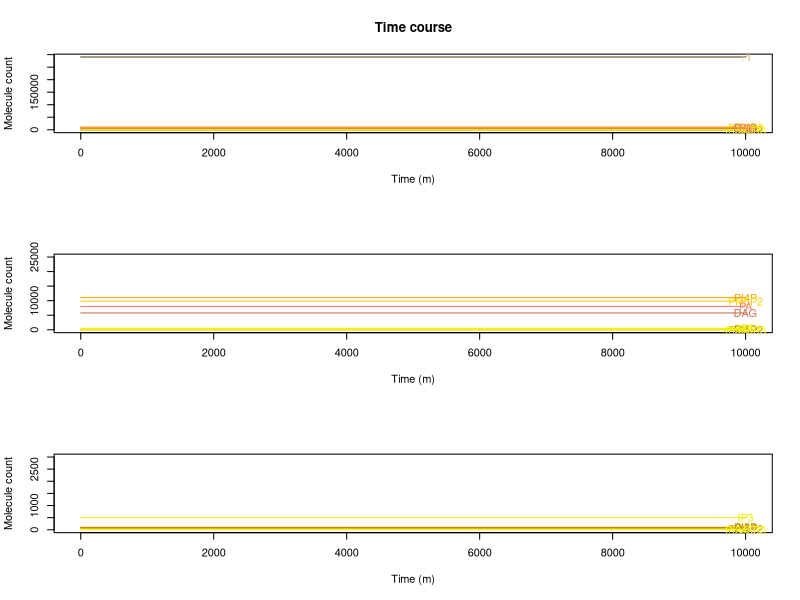

R code for this plot: (Note: this script raises an error after producing the figure.)
### Model ###
### This is apical ###

# for basolateral divide gammaPTENc_PTENa by 10

### There is a unspected bistability here. Change gamma_5K4P_5K_45P to .075

rm(list=ls())	#clean memory
graphics.off() 	#close plot windows



################## competition and regulation - this is basal ##########################

library(deSolve)	#library for solve diferential equations
#citation("deSolve")

# Insert the number of time units that the simulation will run
tmax=10000
# Insert the step of the simulation
tstep=1
t=seq(0,tmax+1,tstep) 	# time



HS = function (PA) (1.783743) #(1 + 2*PA^2/(PA^2+10000^2))

ENaC_op = function(PIP2)
	{.02+.8/(1+181429*exp(-.00112*PIP2))}
ENaC_op(10000)

mp2_PI3KI = 0.0006217539	# metaparameter for PI3KI
mp3_PTEN = 0.003			# metaparameter for PTEN




# Inicial states for variables
# insert, in the parentesis, the inicial value of the dependent variables (ex: X=2) 
state=c(
	PI 	   = 	290115.435296034,
	PI3P 	   = 	94.6235111384769,
	PI4P 	   = 	11095.7012602329,
	PI5P     = 	97.176844279141, 
	PI35P2   =	21.3415882859489,
	PI45P2   =	9851.42105324773,
	PI34P2   =	40.3575424621684,
	PI345P3  =	1.12832194419032,
	pi_3KI_a =	5.82680164591602,
	PTEN_a   =	14.5509720205084,
	DAG      =	5787.00059628337,
	IP3      =	499.14011589903,
	PA       =	8025.19773414257,
	ENaC 	   =  35,
	ASL 	   =  7
	) 


# insert, in the parentecis, the parameters and independent variables and their values (ex: const=5, rate=2). 
# If no parameters and independent variables just put a zero.
parameters=c(
		pi_3KI = 1000,			# this and PTEN control the level of PI(345)P3
		PTEN = 50,				# (phosphatase and tensin homologue deleted on chromosome 10) PI_3P family. This and pip_3K control the level of PI(345)P3 

		pi_3KII = 75,	      	# creates PI34P2 from PI4P. In vitro can phosphorilate PI to PI4P so effectly that the original name of this enzyme was PI_4K_type_I 
		pi_3KIII = 5,			# Phosphorilate PI into PI3P.
		pi_4K = 400,		   	# type II. Phosphorilate PI into PI4P. Very similar to PI_3Ks in structure. Type I was after all, PI_3KII 
		pi_Kfyve = 48,			# type III PIP_5K. Really diferent from the other PIP_5K.
		pip_5KI = 330,			# Phosphorilate PI4P into PI45P2. Activated by PA.
		pip_5KII = 845,    		# Phosphorilate PI5P into PI45P2 
		pi_4K_pip_5KI = 230,		# this is here because PI45P2 should not be inflenced by PI4P depletion

		SYNJ = 30, 				# phosphatase that transforms PI45P2 directly into PI
		SAC1 = 100,
		SAC2 = 1,
		SAC3 = 5,
		INPP4 = 50,
		TMEM55 = 20,
		MTMR1_6_14 = 63,
		MTMR78 = 18,

		ORCL1 = 3,
		INPP5BJ = 1,
		INPP5E = 1,
		SKIP = 5,
		SHIP2 = 1,

		PS = 150000,

		PLC = 5,	  		# Phospholipase C. Breaks PI45P2 into DAG and IP3.
		DGK = 50,  			# Diacylglicerol Kinase. Transforms DAG into PA.
		LPP = 100,  		# Phosphatase that transforms PA into DAG, S1P into Shingosine and C1P into ceramide.

		gamma_0 = 15000-787.3, 
		gamma_4 = 150,
		gamma_3 = 10,

		gamma0_3a = 0*5.459875e+14, f0_3a_PI = 1.138439e-01 , 
		gamma0_3b = 8.809591e+14, f0_3b_PI = 0.1761429 , f0_3b_PI4P = -0.07030248,
		gamma0_3c = 5.459875e+14, f0_3c_PI = 1.138439e-01 , 			
		gamma3_0a = 4.557615e+13, f3_0a_PI3P = 0.9995614578, f3_0a_PI4P = -0.04385422, f3_0a_PI5P = -0.0004385422, f3_0a_PI35P2 = -0.0002192711, f3_0a_PI45P2_PI4P = -0.04385422, f3_0a_PI45P2_PI5P = -0.2383381, f3_0a_PI345P3 = -0.001668266, f3_0a_PI45P2_PI = -0.01096355,
		gamma3_0c = 5.096813e+12, f3_0c_PI3P = 0.9993781095, f3_0c_PI4P = -0.06218905, f3_0c_PI5P = -0.0006218905, f3_0c_PI35P2 = -0.0003109453,
		gamma3_0d = 3.059076e+12, f3_0d_PI3P = 9.993364e-01, f3_0d_PI35P2 = -3.317850e-04,
		gamma3_0e = 3.067331e+12, f3_0e_PI3P = 9.993362e-01,


		gamma0_4 = 5.100640e+14, f0_4_PI = 2.864618e-01,  
		gamma4_0a = 4.557615e+13, f4_0a_PI3P = -0.0004385422, f4_0a_PI4P = 0.95614578, f4_0a_PI5P = -0.0004385422, f4_0a_PI35P2 = -0.0002192711, f4_0a_PI45P2_PI4P = -0.04385422, f4_0a_PI45P2_PI5P = -0.2383381, f4_0a_PI345P3 = -0.001668266, f4_0a_PI45P2_PI = -0.01096355,
		gamma4_0c = 5.096813e+12, f4_0c_PI4P = 0.93781095, f4_0c_PI3P = -0.0006218905, f4_0c_PI5P = -0.0006218905, f4_0c_PI35P2 = -0.0003109453,


		gamma0_5 = 4.702825e+11, f0_5_PI = 0.5465332, f0_5_PI3P = -0.000377889,  
		gamma5_0a = 4.557615e+13, f5_0a_PI3P = -0.0004385422, f5_0a_PI4P = -0.04385422, f5_0a_PI5P = 0.9995614578, f5_0a_PI35P2 = -0.0002192711, f5_0a_PI45P2_PI4P = -0.04385422, f5_0a_PI45P2_PI5P = -0.2383381, f5_0a_PI345P3 = -0.001668266, f5_0a_PI45P2_PI = -0.01096355,
		gamma5_0c = 5.096813e+12, f5_0c_PI5P = 0.9993781095, f5_0c_PI3P = -0.0006218905, f5_0c_PI4P = -0.06218905, f5_0c_PI35P2 = -0.0003109453,

		gamma3_35 = 1.618325e+16, f3_35_PI3P = 0.999622111, f3_35_PI = -0.4534668,
		gamma35_3a = 4.557615e+13, f35_3a_PI3P = -0.0004385422, f35_3a_PI4P = -0.04385422, f35_3a_PI5P = -0.0004385422, f35_3a_PI35P2 = 0.9997807289, f35_3a_PI45P2_PI4P = -0.04385422, f35_3a_PI45P2_PI5P = -0.2383381, f35_3a_PI345P3 = -0.001668266, f35_3a_PI45P2_PI = -0.01096355,
		gamma35_3c = 5.096813e+12, f35_3c_PI35P2 = 0.9996890547, f35_3c_PI3P = -0.0006218905, f35_3c_PI4P = -0.06218905, f35_3c_PI5P = -0.0006218905,
		gamma35_3d = 3.060265e+12, f35_3d_PI35P2 = 9.999336e-01,
		gamma35_3e = 5.137691e+12, f35_3e_PI35P2 = 9.996894e-01, f35_3e_PI45P2 = -6.211936e-02, f35_3e_PI345P3 = -2.363093e-03,

		gamma4_45 = 8.493641e+15, f4_45_PI4P = 4.596175e-02, f4_45_PA = 0.2, f4_45_PI45P2 = -0.05,
		gamma45_4a = 4.557615e+13, f45_4a_PI3P = -0.0004385422, f45_4a_PI4P = -0.04385422, f45_4a_PI5P = -0.0004385422, f45_4a_PI35P2 = -0.0002192711, f45_4a_PI45P2_PI4P = 0.95614578, f45_4a_PI45P2_PI5P = -0.2383381, f45_4a_PI345P3 = -0.001668266, f45_4a_PI45P2_PI = -0.01096355,
	 	gamma45_4c = 5.133984e+12, f45_4c_PI45P2 = 9.378613e-01, f45_4c_PI345P3 = -2.363827e-03,
		gamma45_4d = 5.137691e+12, f45_4d_PI45P2 = 9.378806e-01, f45_4d_PI35P2 = -3.105968e-04, f45_4d_PI345P3 = -2.363093e-03,

		gamma5_45 = 2.946989e+13, f5_45_PI5P = 8.784401e-01,
		gamma45_5a = 3.237862e+12, f45_5a_PI3P = -0.0004385422, f45_5a_PI4P = -0.04385422, f45_5a_PI5P = -0.0004385422, f45_5a_PI35P2 = -0.0002192711, f45_5a_PI45P2_PI4P = -0.04385422, f45_5a_PI45P2_PI5P = 0.7616619, f45_5a_PI345P3 = -0.001668266, f45_5a_PI45P2_PI = -0.01096355,
		gamma45_5c = 4.133048e+12, f45_5c_PI45P2 = 6.487218e-01,   	
   	
		gamma45_345 = 1.888500e+14, f45_345_PI45P2 = 3.063327e-01,
		gamma345_45 = 2.904971e+15, f345_45_PI345P3 = 9.555746e-01, f345_45_PI34P2 = -1.101822e-04,
		gamma35_5 = 6.059076e+14, f35_5_PI35P2 = 9.996682e-01, f35_5_PI3P = -6.635700e-04,
	
		gamma34_3 = 1.333061e+12, f34_3_PI34P2 = 9.981983e-01,

		gamma345_34a = 2.476815e+12, f345_34a_PI3P = -0.0004385422, f345_34a_PI4P = -0.04385422, f345_34a_PI5P = -0.0004385422, f345_34a_PI35P2 = -0.0002192711, f345_34a_PI45P2_PI4P = -0.04385422, f345_34a_PI45P2_PI5P = -0.2383381, f345_34a_PI345P3 = 0.998331734, f345_34a_PI45P2_PI = -0.01096355,
		gamma345_34c = 2.790040e+11, f345_34c_PI345P3 = 9.976362e-01, f345_34c_PI45P2 = -6.213866e-02,
		gamma345_34d = 2.792054e+11, f345_34d_PI345P3 = 9.976369e-01, f345_34d_PI35P2 = -3.105968e-04, f345_34d_PI45P2 = -6.211936e-02,
		gamma345_34e = 1.678636e+11, f345_34e_PI345P3 = 9.981984e-01,

		gammai_ = 0.045,
		gamma0_45 = 2.666243e+14, f0_45_PI = 2.864618e-01, f0_45_PA = 0.2, f0_45_PI45P2 = -0.05,
		gamma4_34a = 0*5.229823e+12, f4_34a_PI4P = 5.009150e-01,
		gamma4_34b = 5.638138e+14, f4_34b_PI4P = 0.92969752, f4_34b_PI = -0.8238571 ,
		gamma34_4 = 5.043352e+11, f34_4_PI34P2 = 9.998898e-01, f34_4_PI345P3 = -4.442544e-02,
		gamma45_0 = 1.139404e+12, f45_0_PI3P = 0.9995614578, f45_0_PI4P = -0.04385422, f45_0_PI5P = -0.0004385422, f45_0_PI35P2 = -0.0002192711, f45_0_PI45P2_PI4P = -0.04385422, f45_0_PI45P2_PI5P = -0.2383381, f45_0_PI345P3 = -0.001668266, f45_0_PI45P2_PI = -0.01096355
		)


				
parameters=c(parameters,
		gammaPI3KIc_PI3KIa = mp2_PI3KI * 0.005385984, fPI3KIc_PI3KIa_pi_3KI_c = 1, fPI3KIc_PI3KIa_PI345P3 = .7, 
		gammaPI3KIa_PI3KIc = mp2_PI3KI, fPI3KIa_PI3KIc_pi_3KI_a = 1,
 
		gammaPTENc_PTENa = mp3_PTEN * 4.166667e-05, fPTENc_PTENa_PTEN_c = 1, fPTENc_PTENa_PI45P2 = 1, 
		gammaPTENa_PTENc = mp3_PTEN, fPTENa_PTENc_PTEN_a =1, fPTENa_PTENc_PI345P3 = 1,

		gamma45_DAG = 1.878461e+19, f45_DAG_PI45P2 = 9.770418e-01, f45_DAG_PI4P = -1.260449e-02, f45_DAG_PS = -9.642438e-01,
		gammaPA_DAG = 5.538472e+11, fPA_DAG_PA = 9.652797e-01,						
		gammaDAG_PA = 1.652729e+13, fDAG_PA_DAG = 9.475506e-01,
		gamma_DAG = 0.00001,
		gammaDAG_ = .1, fDAG__DAG = 1,
		gamma_PA = 4,
		gammaPA_ = 0.1, fPA__PA = 1,
		gammaPC_PA = 14.35507, f_PC_PA_PI45P2 = .3,
		gammaIP3_ = 2, fIP3__IP3 = 1,
		gamma4_DAG = 2.546895e+18, f4_DAG_PI4P = 9.873955e-01, f4_DAG_PI45P2 = -2.295818e-02, f4_DAG_PS = -9.642438e-01,

		SPLUNC1 = 7890,

		gamma__ENaC = log(2)/40,
		gamma_ENaC_SPLUNC1 = 3*log(2)/8416000,
		gamma_ENaC_ = log(2)/3200,
		
		gamma_ASL_ENaC = 0.0003922396,
		gamma_CFTR_ASL = 0.0177052536
		)   
parameters=c(
		parameters,
		gamma__ASL = (105)*as.numeric(parameters[names(parameters)=='gamma_ASL_ENaC'])+(4/3)*as.numeric(parameters[names(parameters)=='gamma_CFTR_ASL']),
		gamma_ASL_ = (25/4)*as.numeric(parameters[names(parameters)=='gamma_ASL_ENaC'])+(1/3)*as.numeric(parameters[names(parameters)=='gamma_CFTR_ASL'])	
		)  
#Pars=as.data.frame(t(parameters)) #create a data.frame p with the same information in vector parameters
#attach(Pars) # put all colunms of p as variables in memory
# cbind(1:length(parameters),parameters)





equations=function(t,state,parameters) 	# function containing the diferential equations
	{with(as.list(c(state,parameters)),
		{
		#rate of change (velocities of the variables concentration changes), the actual diferencial equations
		# insert the diferentical equations (ex: dX=const*X^rate or dX=5*X^2)

		V_0 = gamma_0
		V_4 = gamma_4
		V_3 = gamma_3

		V0_3a = gamma0_3a*PI^f0_3a_PI * pi_3KI_a * 123.245 * 1.66*10^-18
		V0_3b = gamma0_3b * PI^f0_3b_PI * PI4P^f0_3b_PI4P * pi_3KII * 180.983 * 1.66*10^-18
		V0_3c = gamma0_3c*PI^f0_3c_PI*pi_3KIII  * 101.549 * 1.66*10^-18
		V3_0a = gamma3_0a * PI3P^f3_0a_PI3P * PI4P^f3_0a_PI4P * PI5P^f3_0a_PI5P * PI35P2^f3_0a_PI35P2 * PI45P2^f3_0a_PI45P2_PI4P * PI45P2^f3_0a_PI45P2_PI5P * PI345P3^f3_0a_PI345P3 * PI45P2^f3_0a_PI45P2_PI * SYNJ * 185.272 *1.66*10^-18
		V3_0c = gamma3_0c * PI3P^f3_0c_PI3P * PI4P^f3_0c_PI4P * PI5P^f3_0c_PI5P * PI35P2^f3_0c_PI35P2 * SAC1 * 66.967 * 1.66*10^-18
		V3_0d = gamma3_0d * PI3P^f3_0d_PI3P * PI35P2^f3_0d_PI35P2 * MTMR1_6_14 * 69.932 * 1.66*10^-18
		V3_0e = gamma3_0e*PI3P^f3_0e_PI3P * MTMR78 * 75.833 * 1.66*10^-18

		V0_4 = gamma0_4*PI^f0_4_PI* pi_4K * 109.711 * 1.66*10^-18
		V4_0a = gamma4_0a * PI3P^f4_0a_PI3P * PI4P^f4_0a_PI4P * PI5P^f4_0a_PI5P * PI35P2^f4_0a_PI35P2 * PI45P2^f4_0a_PI45P2_PI4P * PI45P2^f4_0a_PI45P2_PI5P * PI345P3^f4_0a_PI345P3 * PI45P2^f4_0a_PI45P2_PI * SYNJ * 185.272 *1.66*10^-18
		V4_0c = gamma4_0c * PI4P^f4_0c_PI4P * PI3P^f4_0c_PI3P * PI5P^f4_0c_PI5P * PI35P2^f4_0c_PI35P2 * SAC1 * 66.967 * 1.66*10^-18

		V0_5 = gamma0_5 * PI^f0_5_PI * PI3P^f0_5_PI3P * pi_Kfyve * 237.136 * 1.66*10^-18
		V5_0a = gamma5_0a * PI3P^f5_0a_PI3P * PI4P^f5_0a_PI4P * PI5P^f5_0a_PI5P * PI35P2^f5_0a_PI35P2 * PI45P2^f5_0a_PI45P2_PI4P * PI45P2^f5_0a_PI45P2_PI5P * PI345P3^f5_0a_PI345P3 * PI45P2^f5_0a_PI45P2_PI * SYNJ * 185.272 *1.66*10^-18
		V5_0c = gamma5_0c * PI5P^f5_0c_PI5P * PI3P^f5_0c_PI3P * PI4P^f5_0c_PI4P * PI35P2^f5_0c_PI35P2 * SAC1 * 66.967 * 1.66*10^-18

		V3_35 = gamma3_35 * PI3P^f3_35_PI3P * PI^f3_35_PI * pi_Kfyve * 237.136 * 1.66*10^-18
		V35_3a = gamma35_3a * PI3P^f35_3a_PI3P * PI4P^f35_3a_PI4P * PI5P^f35_3a_PI5P * PI35P2^f35_3a_PI35P2 * PI45P2^f35_3a_PI45P2_PI4P * PI45P2^f35_3a_PI45P2_PI5P * PI345P3^f35_3a_PI345P3 * PI45P2^f35_3a_PI45P2_PI * SYNJ * 185.272 *1.66*10^-18
		V35_3c = gamma35_3c * PI35P2^f35_3c_PI35P2 * PI3P^f35_3c_PI3P * PI4P^f35_3c_PI4P * PI5P^f35_3c_PI5P * SAC1 * 66.967 * 1.66*10^-18
		V35_3d = gamma35_3d*PI35P2^f35_3d_PI35P2* SAC3 * 103.635 * 1.66*10^-18
		V35_3e = gamma35_3e * PI35P2^f35_3e_PI35P2 * PI45P2^f35_3e_PI45P2 * PI345P3^f35_3e_PI345P3 * INPP5E * 70.205 * 1.66*10^-18

		V4_45 = gamma4_45 * PI4P^f4_45_PI4P * pip_5KI * 65.643 *1.66*10^-18 * HS(PA) * PI45P2^f4_45_PI45P2
		V45_4a = gamma45_4a * PI3P^f45_4a_PI3P * PI4P^f45_4a_PI4P * PI5P^f45_4a_PI5P * PI35P2^f45_4a_PI35P2 * PI45P2^f45_4a_PI45P2_PI4P * PI45P2^f45_4a_PI45P2_PI5P * PI345P3^f45_4a_PI345P3 * PI45P2^f45_4a_PI45P2_PI * SYNJ * 185.272 *1.66*10^-18
		V45_4c = gamma45_4c * PI45P2^f45_4c_PI45P2 * PI345P3^f45_4c_PI345P3 * (ORCL1 * 104.205 * 1.66*10^-18 + INPP5BJ * 96.755 * 1.66*10^-18 + SKIP * 51.090 * 1.66*10^-18 + SAC2 * 128.407* 1.66*10^-18)
 		V45_4d = gamma45_4d * PI45P2^f45_4d_PI45P2 * PI35P2^f45_4d_PI35P2 * PI345P3^f45_4d_PI345P3 * INPP5E * 70.205 * 1.66*10^-18

		V5_45 = gamma5_45*PI5P^f5_45_PI5P*pip_5KII * 46.968 *1.66*10^-18
		V45_5a = gamma45_5a * PI3P^f45_5a_PI3P * PI4P^f45_5a_PI4P * PI5P^f45_5a_PI5P * PI35P2^f45_5a_PI35P2 * PI45P2^f45_5a_PI45P2_PI4P * PI45P2^f45_5a_PI45P2_PI5P * PI345P3^f45_5a_PI345P3 * PI45P2^f45_5a_PI45P2_PI * SYNJ * 185.272 *1.66*10^-18
		V45_5c = gamma45_5c*PI45P2^f45_5c_PI45P2 * TMEM55 * 28.470 * 1.66*10^-18

		V45_345 = gamma45_345*PI45P2^f45_345_PI45P2 * pi_3KI_a * 123.245 * 1.66*10^-18
		V345_45 = gamma345_45 * PI345P3^f345_45_PI345P3 * PI34P2^f345_45_PI34P2 * PTEN_a * 47.166 * 1.66*10^-18

		V35_5 = gamma35_5 * PI35P2^f35_5_PI35P2 * PI3P^f35_5_PI3P * MTMR1_6_14 * 69.932 * 1.66*10^-18

		V34_3 = gamma34_3*PI34P2^f34_3_PI34P2 * INPP4 * 107.347 * 1.66*10^-18

		V345_34a = gamma345_34a * PI3P^f345_34a_PI3P * PI4P^f345_34a_PI4P * PI5P^f345_34a_PI5P * PI35P2^f345_34a_PI35P2 * PI45P2^f345_34a_PI45P2_PI4P * PI45P2^f345_34a_PI45P2_PI5P * PI345P3^f345_34a_PI345P3 * PI45P2^f345_34a_PI45P2_PI * SYNJ * 185.272 *1.66*10^-18
		V345_34c = gamma345_34c * PI345P3^f345_34c_PI345P3 * PI45P2^f345_34c_PI45P2 * (ORCL1 * 104.205 * 1.66*10^-18 + INPP5BJ * 96.755 * 1.66*10^-18 + SKIP  * 51.090 * 1.66*10^-18 + SAC2 * 128.407* 1.66*10^-18)
		V345_34d = gamma345_34d * PI345P3^f345_34d_PI345P3 * PI35P2^f345_34d_PI35P2 * PI45P2^f345_34d_PI45P2 * INPP5E * 70.205 * 1.66*10^-18
		V345_34e = gamma345_34e*PI345P3^f345_34e_PI345P3* SHIP2 * 138.599 * 1.66*10^-18

		V45_  = gammai_*PI45P2
		V0_   = gammai_*PI
		V4_   = gammai_*PI4P
		V345_ = gammai_*PI345P3
		V3_   = gammai_*PI3P
		V35_  = gammai_*PI35P2
		V5_   = gammai_*PI5P
		V34_  = gammai_*PI34P2

		V0_45 = gamma0_45 * PI^f0_45_PI * pi_4K_pip_5KI * 248.608 * 1.66*10^-18  * HS(PA) * PI45P2^f0_45_PI45P2

		V4_34a = gamma4_34a*PI4P^f4_34a_PI4P* pi_3KI_a * 123.245 * 1.66*10^-18
		V4_34b = gamma4_34b * PI4P^f4_34b_PI4P * PI^f4_34b_PI * pi_3KII * 180.983 * 1.66*10^-18 
		V34_4 = gamma34_4 * PI34P2^f34_4_PI34P2 * PI345P3^f34_4_PI345P3 * PTEN_a * 47.166 * 1.66*10^-18

		V45_0 = gamma45_0 * PI3P^f45_0_PI3P * PI4P^f45_0_PI4P * PI5P^f45_0_PI5P * PI35P2^f45_0_PI35P2 * PI45P2^f45_0_PI45P2_PI4P * PI45P2^f45_0_PI45P2_PI5P * PI345P3^f45_0_PI345P3 * PI45P2^f45_0_PI45P2_PI * SYNJ * 185.272 *1.66*10^-18

		pi_3KI_c = pi_3KI - pi_3KI_a
		VPI3KIc_PI3KIa = gammaPI3KIc_PI3KIa * (pi_3KI - pi_3KI_a) ^ fPI3KIc_PI3KIa_pi_3KI_c * PI345P3 ^ fPI3KIc_PI3KIa_PI345P3
		VPI3KIa_PI3KIc = gammaPI3KIa_PI3KIc * pi_3KI_a

		PTEN_c = PTEN - PTEN_a
		VPTENc_PTENa = gammaPTENc_PTENa * (PTEN - PTEN_a) ^ fPTENc_PTENa_PTEN_c * PI45P2 ^ fPTENc_PTENa_PI45P2
		VPTENa_PTENc = gammaPTENa_PTENc * PTEN_a ^ fPTENa_PTENc_PTEN_a 

		V45_DAG = gamma45_DAG * PI45P2^(f45_DAG_PI45P2) * PI4P^(f45_DAG_PI4P) * PS^(f45_DAG_PS) * PLC * 88.4215 *1.66*10^-18
		VPA_DAG = gammaPA_DAG * PA^fPA_DAG_PA * LPP * 32.574 * 1.66*10^-18
		VDAG_PA = gammaDAG_PA * DAG^fDAG_PA_DAG * DGK * 116.997 *1.66*10^-18
		V_DAG = gamma_DAG 
		VDAG_ = gammaDAG_ * DAG^fDAG__DAG 
		V_PA = gamma_PA 
		VPA_ = gammaPA_ * PA^fPA__PA
		VPC_PA = gammaPC_PA * PI45P2^f_PC_PA_PI45P2 
		VIP3_ = gammaIP3_ * IP3^fIP3__IP3

		V_PI4P_DAG = gamma4_DAG * PI4P^(f4_DAG_PI4P) * PI45P2^(f4_DAG_PI45P2) * PS^(f4_DAG_PS) * PLC * 88.4215 *1.66*10^-18

		dPI = V_0 + V3_0a + V3_0c + V3_0d + V3_0e + V4_0a + V4_0c + V5_0a  + V5_0c + V45_0 - V0_3a - V0_3b - V0_3c - V0_4 - V0_5 - V0_ - V0_45 + VPA_
		dPI3P = V_3 + V0_3a + V0_3b + V0_3c + V35_3a + V35_3c + V35_3d + V35_3e + V34_3 - V3_0a - V3_0c - V3_0d - V3_0e - V3_35 - V3_
		dPI4P = V_4 + V0_4 + V45_4a + V45_4c + V45_4d + V34_4 - V4_0a  - V4_0c - V4_45 - V4_ - V4_34a - V4_34b - V_PI4P_DAG
		dPI5P = V0_5 + V35_5 + V45_5a + V45_5c - V5_0a - V5_0c - V5_45 - V5_
		dPI35P2 = V3_35 - V35_3a - V35_3c - V35_3d - V35_3e - V35_5 - V35_
		dPI45P2 = V4_45 + V5_45 + V345_45 + V0_45 - V45_4a - V45_4c - V45_4d - V45_5a  - V45_5c - V45_345 - V45_ - V45_0 - V45_DAG
		dPI34P2 = V345_34a + V345_34c + V345_34d + V345_34e + V4_34a + V4_34b - V34_3 - V34_ - V34_4
		dPI345P3 = V45_345 - V345_45 - V345_34a - V345_34c - V345_34d - V345_34e - V345_		
	
		dpi_3KI_a = (VPI3KIc_PI3KIa - VPI3KIa_PI3KIc) 
		dPTEN_a = VPTENc_PTENa - VPTENa_PTENc 

		dDAG = V_DAG + VPA_DAG  + V_PI4P_DAG + V45_DAG - VDAG_PA - VDAG_
		dIP3 = V45_DAG - VIP3_
		dPA = V_PA + VDAG_PA + VPC_PA - VPA_DAG - VPA_ 

		######################## ENaC SPLUNC1 model #######################

		V__ENaC = gamma__ENaC
		V_ENaC_SPLUNC1 = gamma_ENaC_SPLUNC1 * ENaC * (SPLUNC1/ASL) 
		V_ENaC_ = gamma_ENaC_ * ENaC

		V__ASL = gamma__ASL 
		V_CFTR_ASL = gamma_CFTR_ASL 
		V_ASL_ENaC = gamma_ASL_ENaC * ASL * (ENaC * ENaC_op(PI45P2))
		V_ASL_ = gamma_ASL_ * ASL

		dENaC = V__ENaC - V_ENaC_SPLUNC1 - V_ENaC_ 
		dASL = V__ASL + V_CFTR_ASL - V_ASL_ENaC - V_ASL_



		# return the rate of change 
		# insert, in the parentecis, the variables that you want to store the values (ex:dX)
		list(dy=c(
				dPI, dPI3P, dPI4P, dPI5P,dPI35P2,dPI45P2,dPI34P2,dPI345P3,
				dpi_3KI_a,dPTEN_a,
				dDAG,dIP3,dPA,
				dENaC,dASL
				),
				count=c(
					V_0,V0_3a,V0_3b,V0_3c,V3_0a,V3_0c,V3_0d,V3_0e,V0_4,V4_0a,V4_0c,V0_5,V5_0a,V5_0c,V3_35,V35_3a,V35_3c,V35_3d,V35_3e,V4_45,V45_4a,V45_4c,V45_4d,V5_45,V45_5a,V45_5c,V45_345,V345_45,V_4,V35_5,V_3,V34_3,V345_34a,V345_34c,V345_34d,V345_34e,
					V45_,V0_,V4_,V345_,V3_,V35_,V5_,V34_,
					V0_45,V4_34a,V4_34b,V34_4,V45_0,
					VPI3KIc_PI3KIa,VPI3KIa_PI3KIc,VPTENc_PTENa,VPTENa_PTENc,
					V45_DAG,VPA_DAG,VDAG_PA,V_DAG,VDAG_,V_PA,VPA_,VPC_PA,VIP3_,
					V_PI4P_DAG,
					V__ENaC,V_ENaC_SPLUNC1,V_ENaC_,
					V__ASL,V_CFTR_ASL,V_ASL_ENaC,V_ASL_	
					))
		})
	}

perturbations=cbind(c('NA','NA'),c('NA','NA'),c('NA','NA'))	# initiation of perturbations matrix, if unaltered it will do no perturbations






################################## Cruncher function - ode integrator that deals with perturbations ###############################
Cruncher = function (state,t,equations,parameters,perturbations=cbind(c('NA','NA'),c('NA','NA'),c('NA','NA')))
	{

	# running the ode solver
	out_test=NA #cleanning out_MC vector

	# initializating the matrix out1 and out, necessary for the cycle
	out1=rbind(rep(0,1,length(state)+1),c(t=0,state))
	out_test=matrix()

	if (perturbations[1,1]=='NA') # if no perturbations an ordinary ODE is run
		{out_test <- ode(y = state, times = t, func = equations, parms=parameters)}

	if (perturbations[1,1]!='NA') # if there are perturbations, then go to the for cycle
		{
		if (max(t)<max(perturbations[1:(nrow(perturbations)-1),1])) {cat("Time error: Last perturbation later than tmax.Please alter tmax or perturbation time.", "\n")}
		for (i in 1:(nrow(perturbations)-1)) # the number of perturbations is nrow(perturbations)-1 because the first line on the perturbations matrix is just to permit the inicial values to be used
			{
			t=seq(max(0,tail(out1[,1],1)+1),perturbations[i+1,1]-1,tstep)  	# set the time intervals #?#
	
			state=out1[nrow(out1),(2:(length(state)+1))]			# retrive the last values of the variables
			for (j in 1:length(state)) 						# check for variables perturbations
				{
				if (names(state)[j]==perturbations[i,2])			# if a perturbation is in a variable this will alter the variable value in the state vector
					{
					state[j]=perturbations[i,3]
					}
				}
			for (k in 1:length(parameters)) 						# check for variables perturbations
				{
				if (names(parameters)[k]==perturbations[i,2])			# if a perturbation is in a variable this will alter the variable value in the state vector
					{
					parameters[k]=perturbations[i,3]
					}
				}

			out1 <- ode(y = state, times = t, func = equations,parms=parameters)	# good and old ode
			if (is.na(out_test[1,1])) {out_test=out1} else {out_test=rbind(out_test,out1)} 			# store the values of the last interval	
			}
		names(out_test)[1]='time'
		}
	out_test
	}

# out_test = Cruncher(state,t,equations,parameters)						# no perturbations
# perturbations1 = Perturb(parameters)
# out_test = Cruncher(state,t,equations,parameters,perturbations)			# with perturbations
# edit(out_test)




# Finaly remove the # form the front of all the next code lines
# On the first column put the time of the perturbation
#ptime=c(0,1000,1500,2000,2500,3000,3500,4000,4500,5000,5500,6000,6500,7000,8000,max(t));
# On the second column put the variables to be altered. (ex: 'X')
#pvar=c('novar','PLC','PLC','PLC','PLC','PLC','PLC','PLC','PLC','PLC','PLC','PLC','PLC','DGK','DGK','novar')
# On the third the new value for the variable.
#pval=c(NA,
#	parameters[names(parameters)=='PLC']*0.01,
#	parameters[names(parameters)=='PLC'],
#	parameters[names(parameters)=='PLC']*1.5,
#	parameters[names(parameters)=='PLC'],
#	parameters[names(parameters)=='PLC']*2,
#	parameters[names(parameters)=='PLC'],
#	parameters[names(parameters)=='PLC']*3,
#	parameters[names(parameters)=='PLC'],
#	parameters[names(parameters)=='PLC']*4,
#	parameters[names(parameters)=='PLC'],
#	parameters[names(parameters)=='PLC']*5,
#	parameters[names(parameters)=='PLC'],
#	parameters[names(parameters)=='DGK']*0.25,
#	parameters[names(parameters)=='DGK'],
#	NA)
#perturbations=data.frame(time=ptime,var=pvar,val=pval)
#perturbations





out = Cruncher(state,t,equations,parameters,perturbations)
# edit(out)
# View(out)

str(out)
varnames=c('Time (s)','PI','PI3P','PI4P','PI5P','PI35P2','PI45P2','PI34P2','PI345P3',
		'pi_3KI_a','PTEN_a','DAG','IP3','PA',
		'ENaC','ASL'
		) 
varcolors=c('gray','tan','orange3','orange','orange3','gold3','gold','gold3','yellow','red','deepskyblue3','salmon3','yellow2','salmon',
		'green','cyan'
		)
#  cbind(1:length(varnames),varnames,varcolors)

# naming fluxes in out
flux_names=c(
		'V_0','V0_3a','V0_3b','V0_3c','V3_0a','V3_0c','V3_0d','V3_0e','V0_4','V4_0a','V4_0c','V0_5','V5_0a','V5_0c',
		'V3_35','V35_3a','V35_3c','V35_3d','V35_3e','V4_45','V45_4a','V45_4c','V45_4d','V5_45','V45_5a','V45_5c',
		'V45_345','V345_45','V_4','V35_5','V_3','V34_3','V345_34a','V345_34c','V345_34d','V345_34e','V45_','V0_','V4_',
		'V345_','V3_','V35_','V5_','V34_','V0_45','V4_34a','V4_34b','V34_4','V45_0',
		'VPI3KIc_PI3KIa','VPI3KIa_PI3KIc',
		'VPTENc_PTENa','VPTENa_PTENc',
		'V45_DAG','VPA_DAG','VDAG_PA','V_DAG','VDAG_','V_PA','VPA_','VPC_PA','VIP3_',
		'V_PI4P_DAG',
		'V__ENaC','V_ENaC_SPLUNC1','V_ENaC_',
		'V__ASL','V_CFTR_ASL','V_ASL_ENaC','V_ASL_'
		)
colnames(out)[(length(state)+2):dim(out)[2]]=flux_names

(tail(out,3))
(tail(out,3))[,1:16]



par(mfrow=c(3,1))
# time plot
plot(out[,1],out[,2],type='l',col=1,ylim=c(0,max(out[,2:9])),main='Time course',xlab='Time (m)',ylab='Molecule count')
for (i in c(2:9,12,13,14)) 
	{
	points(out[,1],out[,i],type='l',col=varcolors[i])
	text(tmax,out[tmax-1,i],varnames[i],col=varcolors[i])
	}

plot(out[,1],out[,2],type='l',col=1,ylim=c(0,25000),xlab='Time (m)',ylab='Molecule count')
for (i in c(2:9,12,13,14)) 
	{
	points(out[,1],out[,i],type='l',col=varcolors[i])
	text(tmax,out[tmax-1,i],varnames[i],col=varcolors[i])
	}

plot(out[,1],out[,2],type='l',col=1,ylim=c(0,3000),xlab='Time (m)',ylab='Molecule count')
for (i in c(2:9,12,13,14)) 
	{
	points(out[,1],out[,i],type='l',col=varcolors[i])
	text(tmax,out[tmax-1,i],varnames[i],col=varcolors[i])
	}
par(mfrow=c(1,1))

windows()
par(mfrow=c(2,1))
plot(out[,1],out[,10],type='l',col=1,ylim=c(0,max(out[,10:11])),main='PIK3 PTEN',xlab='Time (m)',ylab='Molecule count')
points(out[,1],out[,10],type='l',col=varcolors[10])
text(tmax,out[tmax-1,10],varnames[10],col=varcolors[10])
points(out[,1],out[,11],type='l',col=varcolors[11])
text(tmax,out[tmax-1,11],varnames[11],col=varcolors[11])

plot(out[,1],out[,12],type='l',col='blue',ylim=c(0,max(out[,12:14])),main='Time course',xlab='Time (m)',ylab='Molecule count')
points(out[,1],out[,12],type='l',col=varcolors[12])
text(tmax,out[tmax-1,12],varnames[12],col=varcolors[12])
points(out[,1],out[,13],type='l',col=varcolors[13])
text(tmax,out[tmax-1,13],varnames[13],col=varcolors[13])
points(out[,1],out[,14],type='l',col=varcolors[14])
text(tmax,out[tmax-1,14],varnames[14],col=varcolors[14])
par(mfrow=c(1,1))
	


### ENaC plots ###			
windows()
par(mfrow=c(2,2))
# time plot
for (i in c(15:16)) 
	{
	plot(out[,1],out[,i],type='l',col=varcolors[i])
	text(tmax,out[tmax-1,i],varnames[i],col=varcolors[i])
	}
	
plot(out[,1],ENaC_op(out[,7]),type='l',col='blue',main='ENaC open probability')   
         
# list (primitive)
(head(out,3))[,1:16]
(tail(out,3))[,1:16]

sum(out[nrow(out),2:9])

# edit(out)



# normalized graphs
stst=out[500,]						# getting steady state at time 500
out_n=cbind(time=out[1],out[,2:ncol(out)])
#tail(out_n)
out_norm=out[,1]						# creating matrix out_norm to store the normalized information
for (i in 2:ncol(out))
	{
	newc=c(out_n[,i]/as.numeric(stst[i]))	# normalizing to steady state got at time 500
	out_norm=cbind(out_norm,newc)			# storing normalized information
	}
colnames(out_norm)=colnames(out)
#head(out_norm)
# edit(out_norm)

windows()
par(mfrow=c(3,3))
for (i in c(2:9)) 
	{
	plot(out_norm[,1],out_norm[,i],type='l',col=varcolors[i],xlab='Time',ylab='Fold change',main=varnames[i])
	text(tmax,out_norm[tmax,i],varnames[i],col=varcolors[i])
	}
par(mfrow=c(1,1))

windows()
par(mfrow=c(3,3))
for (i in c(12,13,14,15,16)) 
	{
	plot(out_norm[,1],out_norm[,i],type='l',col=varcolors[i],xlab='Time',ylab='Fold change',main=varnames[i])
	text(tmax,out_norm[tmax,i],varnames[i],col=varcolors[i])
	}
par(mfrow=c(1,1))

# par(mfrow=c(2,1))
# i=7
# plot(out_norm[,1],out_norm[,i],type='l',col=varcolors[i],xlab='Time',ylab='Fold change',main=varnames[i],lwd=5)
# text(tmax,out_norm[tmax,i],varnames[i],col=varcolors[i])
# i=14
# plot(out_norm[,1],out_norm[,i],type='l',col=varcolors[i],xlab='Time',ylab='Fold change',main=varnames[i],lwd=5)
# text(tmax,out_norm[tmax,i],varnames[i],col=varcolors[i])
# par(mfrow=c(1,1))
# out_norm[7900,7]

(tail(out,3))[,1:16]









###########################
###				###
###	Alma�a's data	###
###				###
###########################

### SPLUNC1 CF / DGK perturbation ###

### WT ###
tmax=30000
tstep=1
t=seq(0,tmax+1,tstep) 	# time

state[names(state)=='ENaC']=35
state[names(state)=='ASL']=7
parameters[names(parameters)=='SPLUNC1']=7714
parameters[names(parameters)=='gamma_CFTR_ASL']= 2.388750e-02

# Finaly remove the # form the front of all the next code lines
# On the first column put the time of the perturbation
ptime=c(0,10000,20000,max(t));
# On the second column put the variables to be altered. (ex: 'X')
pvar=c('novar','DGK','DGK','novar')
# On the third the new value for the variable.
pval=c(NA,
	parameters[names(parameters)=='DGK']*0.75,
	parameters[names(parameters)=='DGK'],
	NA)
perturbations=data.frame(time=ptime,var=pvar,val=pval)
perturbations

out = Cruncher(state,t,equations,parameters,perturbations)
# edit(out)
# View(out)

colnames(out)[(length(state)+2):dim(out)[2]]=flux_names

par(mfrow=c(3,1))
# time plot
plot(out[,1],out[,2],type='l',col=1,ylim=c(0,max(out[,2:9])),main='Time course',xlab='Time (m)',ylab='Molecule count')
for (i in c(2:9,12,13,14)) 
	{
	points(out[,1],out[,i],type='l',col=varcolors[i])
	text(tmax,out[tmax-1,i],varnames[i],col=varcolors[i])
	}

plot(out[,1],out[,2],type='l',col=1,ylim=c(0,25000),xlab='Time (m)',ylab='Molecule count')
for (i in c(2:9,12,13,14)) 
	{
	points(out[,1],out[,i],type='l',col=varcolors[i])
	text(tmax,out[tmax-1,i],varnames[i],col=varcolors[i])
	}

plot(out[,1],out[,2],type='l',col=1,ylim=c(0,3000),xlab='Time (m)',ylab='Molecule count')
for (i in c(2:9,12,13,14)) 
	{
	points(out[,1],out[,i],type='l',col=varcolors[i])
	text(tmax,out[tmax-1,i],varnames[i],col=varcolors[i])
	}
par(mfrow=c(1,1))
	
### ENaC plots ###			
windows()
par(mfrow=c(2,2))
# time plot
for (i in c(15:16)) 
	{
	plot(out[,1],out[,i],type='l',col=varcolors[i])
	text(tmax,out[tmax-1,i],varnames[i],col=varcolors[i])
	}

time_sample=c(9990,19990)
N_WT_sample = out[time_sample,15]
ASL_WT_sample = out[time_sample,16]
op_WT_sample = ENaC_op(out[time_sample,7])
activity_WT_sample = N_WT_sample*op_WT_sample

### CF ###
tmax=30000
tstep=1
t=seq(0,tmax+1,tstep) 	# time

state[names(state)=='ENaC'] = 80
state[names(state)=='ASL'] = 4
parameters[names(parameters)=='SPLUNC1'] = 0
parameters[names(parameters)=='gamma_CFTR_ASL'] = 0

# Finaly remove the # form the front of all the next code lines
# On the first column put the time of the perturbation
ptime=c(0,10000,20000,max(t));
# On the second column put the variables to be altered. (ex: 'X')
pvar=c('novar','DGK','DGK','novar')
# On the third the new value for the variable.
pval=c(NA,
	parameters[names(parameters)=='DGK']*0.75,
	parameters[names(parameters)=='DGK'],
	NA)
perturbations=data.frame(time=ptime,var=pvar,val=pval)
perturbations

out = Cruncher(state,t,equations,parameters,perturbations)
# edit(out)
# View(out)

colnames(out)[(length(state)+2):dim(out)[2]]=flux_names

par(mfrow=c(3,1))
# time plot
plot(out[,1],out[,2],type='l',col=1,ylim=c(0,max(out[,2:9])),main='Time course',xlab='Time (m)',ylab='Molecule count')
for (i in c(2:9,12,13,14)) 
	{
	points(out[,1],out[,i],type='l',col=varcolors[i])
	text(tmax,out[tmax-1,i],varnames[i],col=varcolors[i])
	}

plot(out[,1],out[,2],type='l',col=1,ylim=c(0,25000),xlab='Time (m)',ylab='Molecule count')
for (i in c(2:9,12,13,14)) 
	{
	points(out[,1],out[,i],type='l',col=varcolors[i])
	text(tmax,out[tmax-1,i],varnames[i],col=varcolors[i])
	}

plot(out[,1],out[,2],type='l',col=1,ylim=c(0,3000),xlab='Time (m)',ylab='Molecule count')
for (i in c(2:9,12,13,14)) 
	{
	points(out[,1],out[,i],type='l',col=varcolors[i])
	text(tmax,out[tmax-1,i],varnames[i],col=varcolors[i])
	}
par(mfrow=c(1,1))
	
### ENaC plots ###			
windows()
par(mfrow=c(2,2))
# time plot
for (i in c(15:16)) 
	{
	plot(out[,1],out[,i],type='l',col=varcolors[i])
	text(tmax,out[tmax-1,i],varnames[i],col=varcolors[i])
	}

plot(out[,1],ENaC_op(out[,7]),type='l',col='blue',main='ENaC open probability')   

time_sample=c(9990,19990)
N_CF_sample = out[time_sample,15]
ASL_CF_sample = out[time_sample,16]
op_CF_sample = ENaC_op(out[time_sample,7])
activity_CF_sample = N_CF_sample*op_CF_sample

### P2 ENaC plots ###			
windows()
par(mfrow=c(2,2))
# time plot
for (i in c(15)) 
	{
	plot(out[1:6000,1],out[1:6000,i],
	type='l',lwd=5,col=varcolors[i],
	xlab='time (min)', 
	ylab='Number of actived ENaC channels'
	)
	text(tmax,out[tmax-1,i],varnames[i],col=varcolors[i])
	}

plot(out[1:6000,1],ENaC_op(out[1:6000,7]),
	type='l',lwd=5,col='blue',
	xlab='time (min)',	
	ylab='ENaC open probability')   

plot(out[1:6000,1],out[1:6000,i]*ENaC_op(out[1:6000,7]),
	type='l',lwd=5,col='black',
	xlab='time (min)',	
	ylab='ENaC activity')   


N_sample = c(N_WT_sample,N_CF_sample)
ASL_sample = c(ASL_WT_sample,ASL_CF_sample)
op_sample = c(op_WT_sample,op_CF_sample)
activity_sample = c(activity_WT_sample,activity_CF_sample)
name_perturb = c(	'SPLUNC1 + / DGK +',
			'SPLUNC1 + / DGK -',
			'SPLUNC1 - / DGK +',
			'SPLUNC1 - / DGK -'
			)
cbind(name_perturb,N_sample,op_sample,activity_sample,ASL_sample)
joint = rbind(N_sample,op_sample,activity_sample)

graphics.off() 	#close plot windows

# tiff("P2F2_Fig_cycle_a.tiff", height = 20, width = 34, units = 'cm',compression = "lzw", res = 300)

par(mfrow=c(2,2))
#windows()
bp=barplot(joint[1,],
	beside = TRUE,ylim=c(0,max(joint[1,])*1.2),
	ylab="Number of actived ENaC channels (N)",
	cex.axis=1,cex.lab=1.5
	)
text(bp,joint[1,], labels = format(round(joint[1,],2), 4),pos = 3, cex = 1)
axis(1, at=bp,labels=as.character(name_perturb), las=1, cex.axis=.9)
#windows()
bp=barplot(joint[2,],
	beside = TRUE,ylim=c(0,1),
	ylab="ENaC open probability (Po)",
	cex.axis=1,cex.lab=1.5
	)
text(bp,joint[2,], labels = format(round(joint[2,],2), 4),pos = 3, cex = 1)
axis(1, at=bp,labels=as.character(name_perturb), las=1, cex.axis=.9)
#windows()
bp=barplot(joint[3,],
	beside = TRUE,ylim=c(0,max(joint[3,])*1.2),
	ylab="ENaC activity ( N * Po)",
	col=c('steelblue','steelblue1','steelblue','steelblue1'),
	cex.axis=1,cex.lab=1.5
	)
text(bp,joint[3,], labels = format(round(joint[3,],2), 4),pos = 3, cex = 1)
axis(1, at=bp,labels=as.character(name_perturb), las=1, cex.axis=.9)
par(mfrow=c(1,1))

# dev.off()
